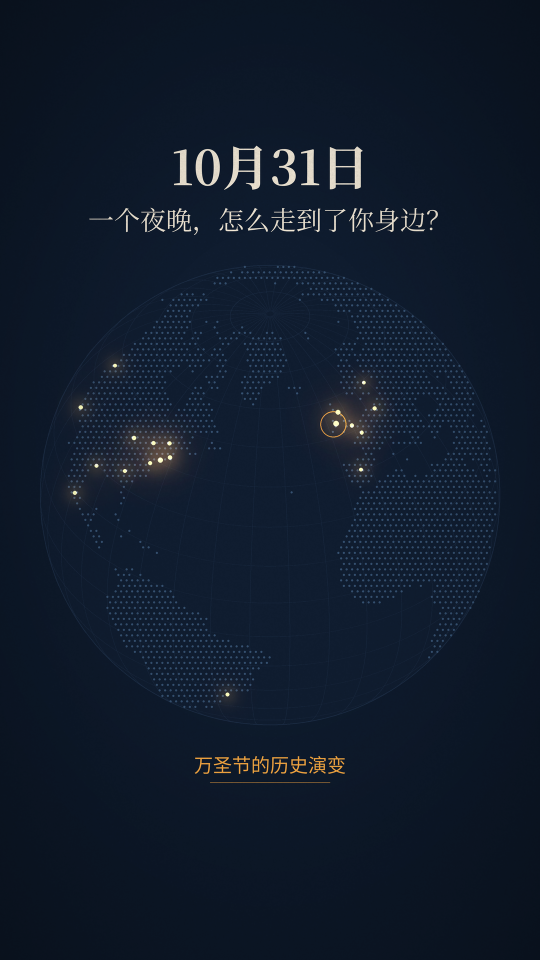
#> input picture projects/halloween-history/stills/01.png, 1080 x 1920 px (shown at 1/2 size); its folder holds only this picture in this run
$ python render_motion.py
#> lines starting #> are read from the running program, lines starting #| are printed output that depends on the picture
### projects/halloween-history/render/motion_lib.py
"""Frame-driven motion helpers. All time from frame index; seeded RNG only."""
import math, os
import numpy as np
from PIL import Image, ImageDraw, ImageFilter, ImageEnhance, ImageChops, ImageFont

HERE = os.path.dirname(os.path.abspath(__file__))
PROJ = os.path.dirname(HERE)
STILLS = os.path.join(PROJ, 'stills')
W, H, FPS = 1080, 1920, 24

# Shot ranges (inclusive), matching storyboard v0.2
RANGES = {
    1: (0, 143), 2: (144, 407), 3: (408, 599), 4: (600, 839),
    5: (840, 1127), 6: (1128, 1343), 7: (1344, 1583), 8: (1584, 1775), 9: (1776, 2063),
}
TOTAL = 2064

_still_cache = {}

def still(n):
    if n not in _still_cache:
        _still_cache[n] = Image.open(os.path.join(STILLS, f'{n:02d}.png')).convert('RGB')
    return _still_cache[n].copy()


def ease_in_out_quart(t):
    t = float(np.clip(t, 0, 1))
    return 8 * t * t * t * t if t < 0.5 else 1 - (-2 * t + 2) ** 4 / 2


def ease_out_cubic(t):
    t = float(np.clip(t, 0, 1)); return 1 - (1 - t) ** 3


def ease_in_cubic(t):
    t = float(np.clip(t, 0, 1)); return t ** 3


def ease_out_quint(t):
    t = float(np.clip(t, 0, 1)); return 1 - (1 - t) ** 5


def lerp(a, b, t):
    return a + (b - a) * t


def black():
    return Image.new('RGB', (W, H), (13, 24, 40))


def night():
    return Image.new('RGB', (W, H), (13, 24, 40))


def fade(img, a):
    a = float(np.clip(a, 0, 1))
    if a >= 1: return img
    if a <= 0: return night()
    base = night()
    return Image.blend(base, img, a)


def multiply_dark(img, k):
    """Darken RGB by factor k in [0,1]."""
    k = float(np.clip(k, 0, 1))
    if k >= 1: return img
    arr = (np.asarray(img, np.float32) * k).astype(np.uint8)
    return Image.fromarray(arr)


# [32 lines left out: functions zoom_at, pan, light_point, not called in this run]


def soft_grain(img, frame, amp=0.02):
    """Deterministic luminance grain from frame."""
    rng = np.random.default_rng(1031 + frame)
    arr = np.asarray(img, np.float32)
    g = rng.normal(0, 1, (H, W)).astype(np.float32)
    g = np.asarray(Image.fromarray(((g * 40) + 128).clip(0, 255).astype(np.uint8)).filter(ImageFilter.GaussianBlur(0.8)), np.float32)
    g = (g - 128) / 40
    arr *= (1 + amp * g)[..., None]
    return Image.fromarray(np.clip(arr, 0, 255).astype(np.uint8))


# [32 lines left out: functions wipe_reveal, column_reveal, not called in this run]


def crossfade(a, b, t):
    t = float(np.clip(t, 0, 1))
    return Image.blend(a, b, t)


# [10 lines left out: function overlay_opacity, not called in this run]


# Chinese reading: ~6 chars/sec → frames hold
def hold_frames_for(text, fps=FPS):
    n = max(1, len([c for c in text if c.strip()]))
    return max(12, int(math.ceil(n / 6.0 * fps)))


# [24 lines left out: function handoff_blend, not called in this run]

### projects/halloween-history/render/render_motion.py
"""Motion cut v1 · 《万圣节的历史演变》
Frame = f(frame). 24fps, 2064 frames, 1080×1920, silent.
Uses approved stills as composition truth; animates camera / reveal / handoff.
Usage: python3 render_motion.py [--start N] [--end N] [--workers K]
"""
import argparse, math, os, sys, time
import numpy as np
from PIL import Image, ImageDraw, ImageFilter, ImageFont
from motion_lib import *

OUT_DIR = os.path.join(PROJ, 'out')
FRAMES = os.path.join(PROJ, 'frames')
CUT = os.path.join(PROJ, 'assets', 'cut')

# Hero local frames: blit exact still (key pose match)
HERO = {1: 100, 2: 280, 3: 520 - 408, 4: 720 - 600, 5: 1000 - 840,
        6: 1280 - 1128, 7: 1500 - 1344, 8: 1700 - 1584, 9: 1950 - 1776}

# Handoff anchors (screen px) and outgoing light
HANDOFF = {
    # shot_n → (x, y) light leaving into next
    1: (667, 849),   # Ireland ring
    2: (540, 1385),  # Tlachtga → shot03 fire (approx center bottom after pan)
    3: (540, 960),   # hard-ish → calendar (center)
    4: (540, 1270),  # Halloween word → light
    5: (700, 900),   # NY area on shot05 (approx)
    6: (650, 1125),  # pumpkin
    7: (540, 900),   # globe center → window
    8: (540, 1000),  # three lights gather
}


def local_of(frame):
    for s, (a, b) in RANGES.items():
        if a <= frame <= b:
            return s, frame - a, b - a
    return None, 0, 0


# ---------- shot animations ----------

def anim_01(lf, dur):
    """Lights settle → hold still → push ×12 into Ireland."""
    s = still(1)
    # Appear: fade from black 0-20, while overall brightens as "lights"
    if lf <= 20:
        return soft_grain(fade(s, ease_out_cubic(lf / 20)), lf)
    # City lights metaphor: from dim to full 20-96
    if lf < 96:
        k = lerp(0.55, 1.0, ease_out_cubic((lf - 20) / 76))
        img = multiply_dark(s, k)
        # Ireland ring brightens last
        if lf >= 80:
            u = (lf - 80) / 16
            img = light_point(img, 667, 849, 14 + 20 * u, strength=0.35 * u)
        return soft_grain(img, lf)
    # Hero hold
    if lf < 120:
        return soft_grain(s, lf) if lf != HERO[1] else s
    # Push-in 12× toward Ireland (f120-143)
    u = ease_in_out_quart((lf - 120) / max(1, dur - 120))
    scale = lerp(1.0, 12.0, u)
    img = zoom_at(s, 667, 849, scale)
    # handoff point grows at end
    if u > 0.7:
        img = light_point(img, W / 2, H / 2, 10 + 40 * (u - 0.7) / 0.3, strength=0.6)
    return soft_grain(img, lf)


# [323 lines left out: functions anim_02, anim_03, anim_04, anim_05, anim_06, anim_07 and 2 more, not called in this run]


ANIMS = {1: anim_01, 2: anim_02, 3: anim_03, 4: anim_04, 5: anim_05,
         6: anim_06, 7: anim_07, 8: anim_08, 9: anim_09}


def render_frame(frame):
    shot, lf, dur = local_of(frame)
    if shot is None:
        return night()
    img = ANIMS[shot](lf, dur)
    # Cross-shot handoff: last 12f of shot N blend with first 12f of N+1
    # Handled inside each anim's out + next's in; add explicit bridge for smoothness
    a, b = RANGES[shot]
    # bridge into next
    if shot < 9 and frame >= b - 11:
        t = (frame - (b - 11)) / 12
        next_still = still(shot + 1)
        hx, hy = HANDOFF.get(shot, (540, 960))
        # next shot's first frame preview (dim)
        nxt = ANIMS[shot + 1](0, RANGES[shot + 1][1] - RANGES[shot + 1][0])
        img = handoff_blend(img, nxt, t * 0.85, hx, hy)
    return img


def main():
    ap = argparse.ArgumentParser()
    ap.add_argument('--start', type=int, default=0)
    ap.add_argument('--end', type=int, default=TOTAL - 1)
    ap.add_argument('--stride', type=int, default=1)
    ap.add_argument('--no-encode', action='store_true')
    args = ap.parse_args()
    os.makedirs(FRAMES, exist_ok=True)
    os.makedirs(OUT_DIR, exist_ok=True)
    t0 = time.time()
    for f in range(args.start, args.end + 1, args.stride):
        img = render_frame(f)
#> in still, returned value is the input picture: PIL image 1080x1920 RGB; mean R, G, B 16.4, 27.2, 43.1
#> in soft_grain, `arr = np.asarray(img, np.float32)`:
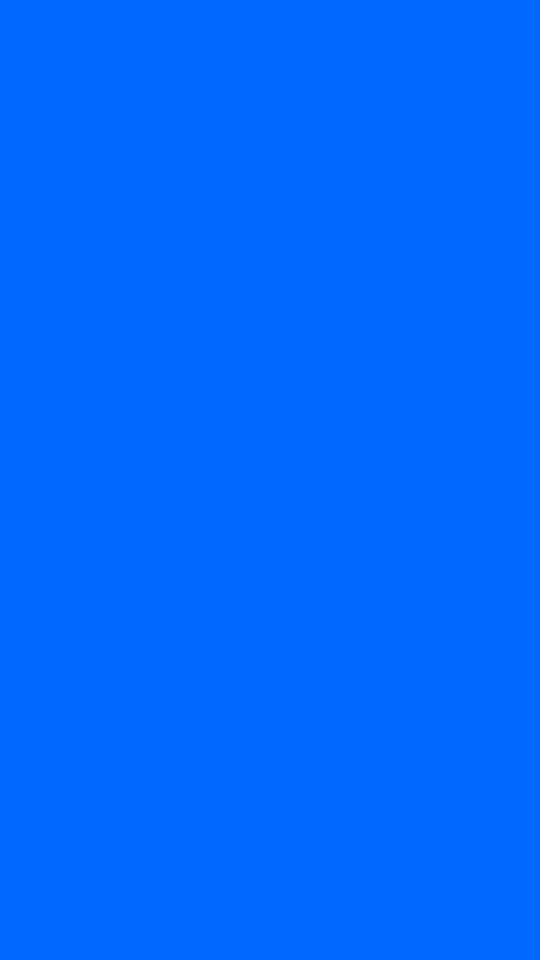
#> arr: shape (1920, 1080, 3) float32 (shown at 1/2 size); mean R, G, B 12.6, 24, 40; drawn with min black and max white
#> in soft_grain, `return Image.fromarray(np.clip(arr, 0, 255).astype(np.uint8))`:
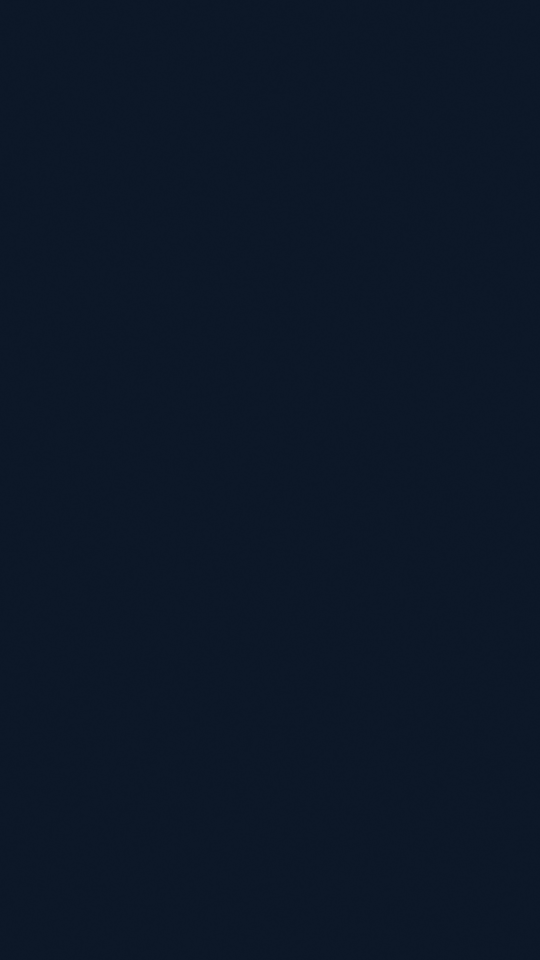
#> returned value: PIL image 1080x1920 RGB (shown at 1/2 size); mean R, G, B 12.5, 23.5, 39.5
#> (the run stopped early here; a loop or call above may not have finished)
